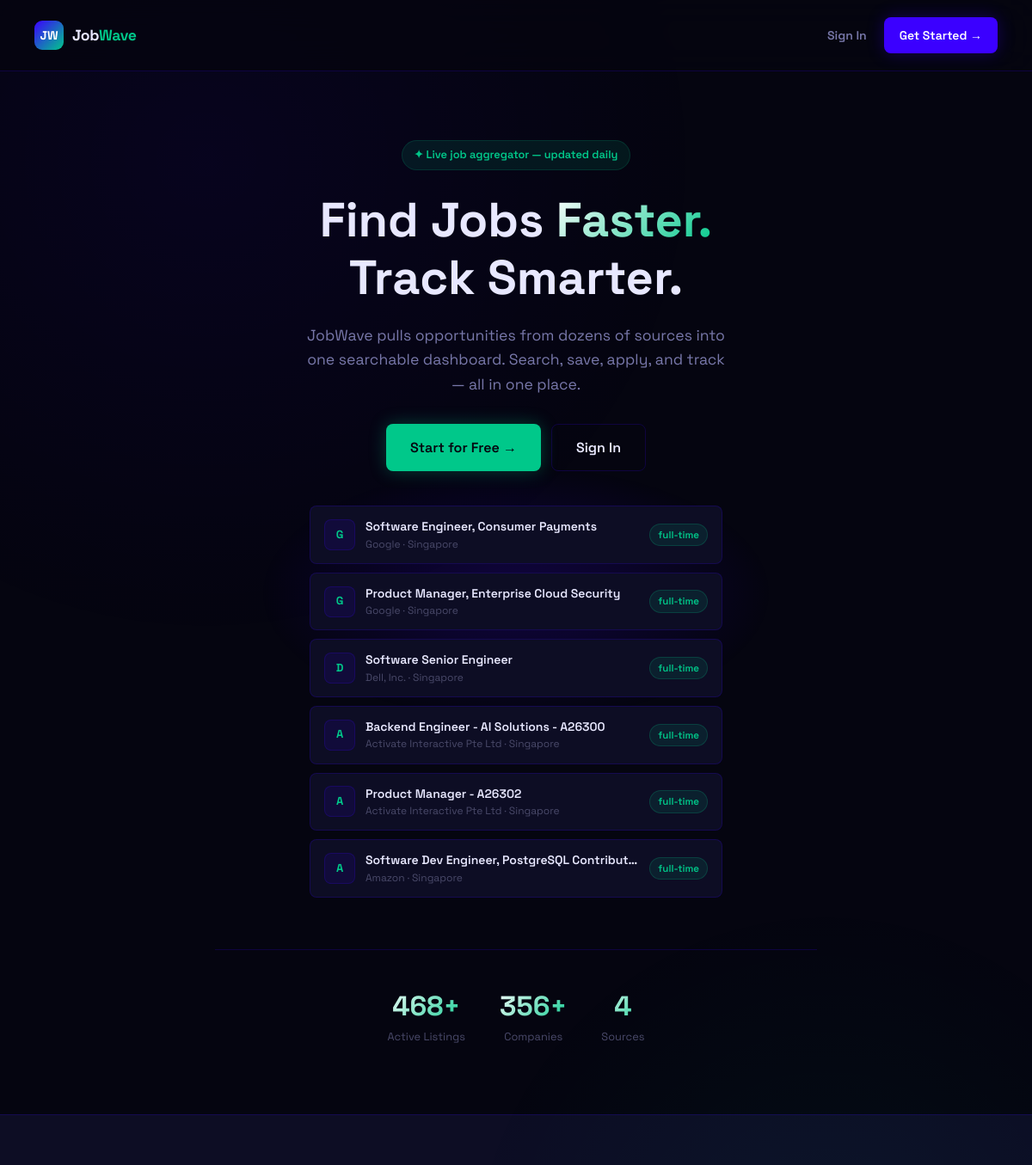
Before: / (upper part) with the older database file.
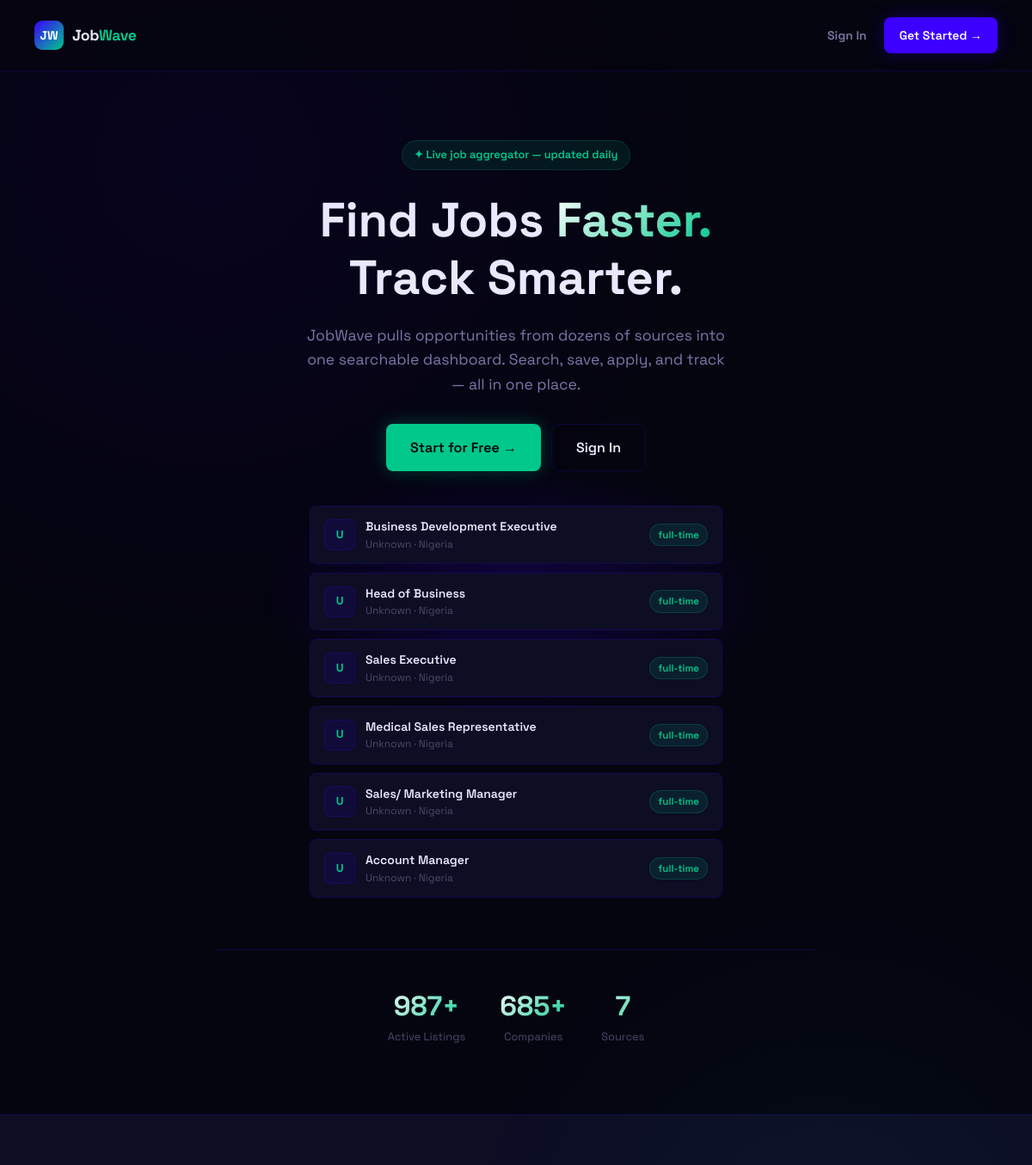
After: the same page with the newer database file.
### app.py (models this page shows)
class Job(db.Model):
    id = db.Column(db.Integer, primary_key=True)
    title = db.Column(db.String(200), nullable=False)
    company = db.Column(db.String(200), nullable=False)
    location = db.Column(db.String(200))
    job_type = db.Column(db.String(50))          # full-time | part-time | remote | contract
    experience = db.Column(db.String(50))         # entry | mid | senior
    salary_min = db.Column(db.Integer)
    salary_max = db.Column(db.Integer)
    description = db.Column(db.Text)
    requirements = db.Column(db.Text)
    source = db.Column(db.String(100))
    source_url = db.Column(db.String(500))
    source_id = db.Column(db.String(200), unique=True)  # duplicate detection
    tags = db.Column(db.String(500))
    is_active = db.Column(db.Boolean, default=True)
    scraped_at = db.Column(db.DateTime, default=datetime.utcnow)
    posted_at = db.Column(db.DateTime)
    views = db.Column(db.Integer, default=0)

### app.py (the view)
@app.route('/')
def index():
    if current_user.is_authenticated:
        return redirect(url_for('dashboard'))
    stats = {
        'total_jobs': Job.query.filter_by(is_active=True).count(),
        'companies': db.session.query(Job.company).distinct().count(),
        'sources': db.session.query(Job.source).distinct().count(),
    }
    recent = Job.query.filter_by(is_active=True).order_by(Job.scraped_at.desc()).limit(6).all()
    return render_template('index.html', stats=stats, recent=recent)

### templates/index.html (shortened to what this page needs)
{% extends 'base.html' %}
{% block public_content %}
<link rel="stylesheet" href="https://cdnjs.cloudflare.com/ajax/libs/font-awesome/6.5.0/css/all.min.css">
<div class="landing">
  <nav class="landing-nav">
    <div style="display:flex;align-items:center;gap:10px;">
      <div class="logo-mark">JW</div>
      <div class="logo-text">
        Job<span>Wave</span>
      </div>
    </div>
    <div style="display:flex;gap:8px;">
      <a href="{{ url_for('login') }}" class="btn btn-ghost">
        Sign In
      </a>
      <a href="{{ url_for('register') }}" class="btn btn-primary">
        Get Started →
      </a>
    </div>
  </nav>
  <section class="hero">
    <div class="hero-content">
      <div class="hero-eyebrow">
        ✦ Live job aggregator — updated daily
      </div>
      <h1>
        Find Jobs
        <span class="gradient-text">Faster.</span>
        <br>
        Track Smarter.
      </h1>
      <p>
        JobWave pulls opportunities from dozens of sources into one searchable dashboard.
        Search, save, apply, and track — all in one place.
      </p>
      <div class="hero-actions">
        <a href="{{ url_for('register') }}" class="btn btn-mint btn-lg">
          Start for Free →
        </a>
        <a href="{{ url_for('login') }}" class="btn btn-outline btn-lg">
          Sign In
        </a>
      </div>
      <div class="hero-job-list">
        {% for job in recent %}
        <div class="hero-job-item">
          <div class="hero-job-logo">
            {{ job.company[0] }}
          </div>
          <div style="flex:1;min-width:0;">
            <div style="
              font-weight:600;
              font-size:0.875rem;
              white-space:nowrap;
              overflow:hidden;
              text-overflow:ellipsis;
            ">
              {{ job.title }}
            </div>
            <div style="
              font-size:0.75rem;
              color:var(--text-muted);
            ">
              {{ job.company }} · {{ job.location }}
            </div>
          </div>
          <span class="badge badge-mint" style="flex-shrink:0;">
            {{ job.job_type or 'full-time' }}
          </span>
        </div>
        {% endfor %}
      </div>
      <div class="hero-stats">
        <div>
          <div class="hero-stat-value gradient-text">
            {{ stats.total_jobs }}+
          </div>
          <div class="hero-stat-label">
            Active Listings
          </div>
        </div>
        <div>
          <div class="hero-stat-value gradient-text">
            {{ stats.companies }}+
          </div>
          <div class="hero-stat-label">
            Companies
          </div>
        </div>
        <div>
          <div class="hero-stat-value gradient-text">
            {{ stats.sources }}
          </div>
          <div class="hero-stat-label">
            Sources
          </div>
        </div>
      </div>
    </div>
  </section>
  <section class="feature-grid">
  </section>
</div>
{% endblock %}

Changed rows visible on the page:
no longer on this page (row unchanged): Job: company "G", title "Software Engineer, Consumer Payments", company "Google", location "Singapore", job_type "full-time"
no longer on this page (row unchanged): Job: company "G", title "Product Manager, Enterprise Cloud Security", company "Google", location "Singapore", job_type "full-time"
no longer on this page (row unchanged): Job: company "D", title "Software Senior Engineer", company "Dell, Inc.", location "Singapore", job_type "full-time"
no longer on this page (row unchanged): Job: company "A", title "Backend Engineer - AI Solutions - A26300", company "Activate Interactive Pte Ltd", location "Singapore", job_type "full-time"
no longer on this page (row unchanged): Job: company "A", title "Product Manager - A26302", company "Activate Interactive Pte Ltd", location "Singapore", job_type "full-time"
no longer on this page (row unchanged): Job: company "A", title "Software Dev Engineer, PostgreSQL Contribut…", company "Amazon", location "Singapore", job_type "full-time"
added Job: company "U", title "Business Development Executive", company "Unknown", location "Nigeria", job_type "full-time"
added Job: company "U", title "Head of Business", company "Unknown", location "Nigeria", job_type "full-time"
added Job: company "U", title "Sales Executive", company "Unknown", location "Nigeria", job_type "full-time"
added Job: company "U", title "Medical Sales Representative", company "Unknown", location "Nigeria", job_type "full-time"
added Job: company "U", title "Sales/ Marketing Manager", company "Unknown", location "Nigeria", job_type "full-time"
added Job: company "U", title "Account Manager", company "Unknown", location "Nigeria", job_type "full-time"
Other visible differences:
{{ stats.total_jobs }}: "468" → "987"
{{ stats.companies }}: "356" → "685"
{{ stats.sources }}: "4" → "7"
